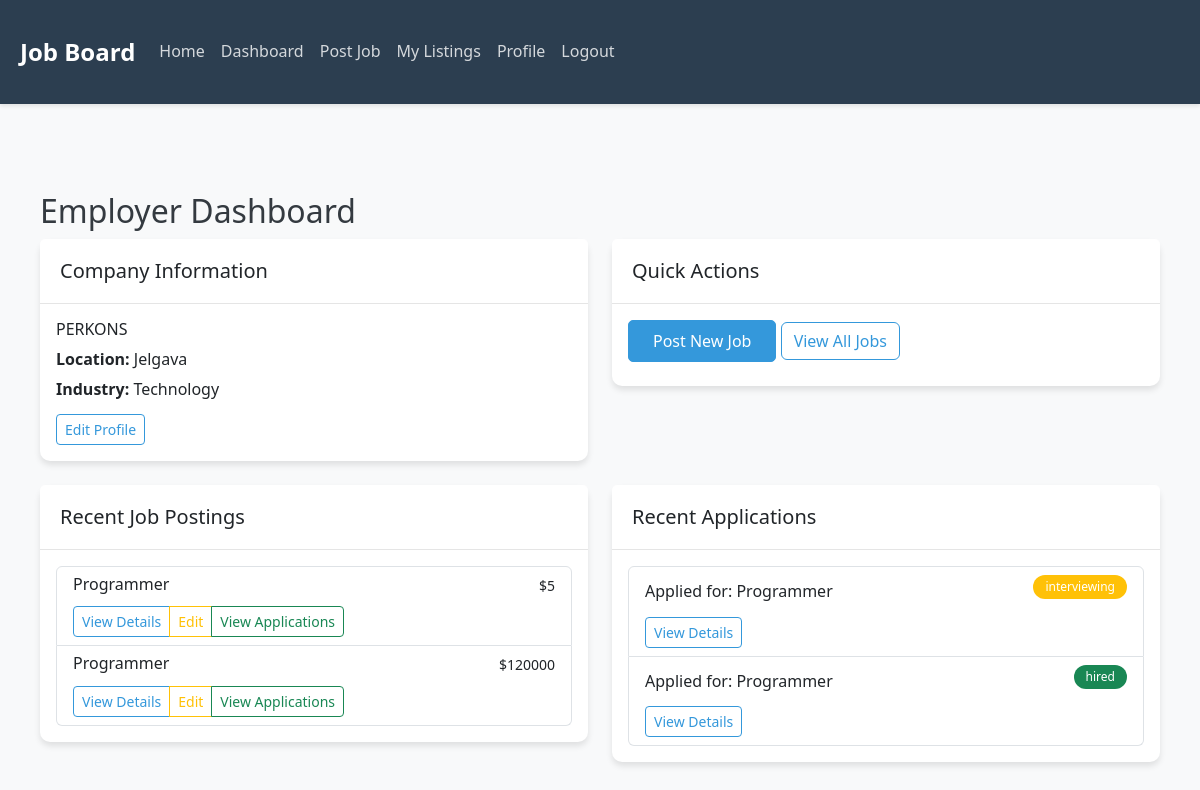
Page /dashboard (signed in) on the committed database.
### tables this page shows
CREATE TABLE company (
                id INTEGER PRIMARY KEY AUTOINCREMENT,
                name TEXT NOT NULL,
                location TEXT NOT NULL,
                industry TEXT NOT NULL,
                owner_id INTEGER NOT NULL,
                FOREIGN KEY (owner_id) REFERENCES user (id)
            );

CREATE TABLE job (
                id INTEGER PRIMARY KEY AUTOINCREMENT,
                title TEXT NOT NULL,
                description TEXT NOT NULL,
                requirements TEXT NOT NULL,
                salary INTEGER NOT NULL,
                company_id INTEGER NOT NULL,
                created_at TIMESTAMP DEFAULT CURRENT_TIMESTAMP,
                FOREIGN KEY (company_id) REFERENCES company (id)
            );

CREATE TABLE application (
                id INTEGER PRIMARY KEY AUTOINCREMENT,
                user_id INTEGER NOT NULL,
                job_id INTEGER NOT NULL,
                status TEXT NOT NULL,
                message TEXT,
                created_at TIMESTAMP DEFAULT CURRENT_TIMESTAMP,
                FOREIGN KEY (user_id) REFERENCES user (id),
                FOREIGN KEY (job_id) REFERENCES job (id)
            );

### app.py (the view)
@app.route('/dashboard')
@login_required
def dashboard():
    if current_user.role == 'job_seeker':
        db = get_db()
        cursor = db.cursor()
        cursor.execute('''
            SELECT j.*, c.name as company_name, c.location as company_location,
                   CASE WHEN a.id IS NOT NULL THEN 1 ELSE 0 END as has_applied
            FROM job j
            JOIN company c ON j.company_id = c.id
            LEFT JOIN application a ON j.id = a.job_id AND a.user_id = ?
            ORDER BY j.id DESC
            LIMIT 5
        ''', (current_user.id,))
        jobs = cursor.fetchall()
        cursor.execute('''
            SELECT a.*, j.title as job_title, c.name as company_name
            FROM application a
            JOIN job j ON a.job_id = j.id
            JOIN company c ON j.company_id = c.id
            WHERE a.user_id = ?
            ORDER BY a.id DESC
            LIMIT 5
        ''', (current_user.id,))
        applications = cursor.fetchall()
        db.close()
        return render_template('job_seeker_dashboard.html', jobs=jobs, applications=applications)
    else:
        db = get_db()
        cursor = db.cursor()
        cursor.execute('SELECT * FROM company WHERE owner_id = ?', (current_user.id,))
        company = cursor.fetchone()
        if not company:
            db.close()
            return render_template('employer_dashboard.html', company=None)
        cursor.execute('''
            SELECT j.*, c.name as company_name
            FROM job j
            JOIN company c ON j.company_id = c.id
            WHERE j.company_id = ?
            ORDER BY j.id DESC
            LIMIT 5
        ''', (company['id'],))
        jobs = cursor.fetchall()
        cursor.execute('''
            SELECT a.*, j.title as job_title, c.name as company_name
            FROM application a
            JOIN job j ON a.job_id = j.id
            JOIN company c ON j.company_id = c.id
            WHERE j.company_id = ?
            ORDER BY a.id DESC
            LIMIT 5
        ''', (company['id'],))
        applications = cursor.fetchall()
        db.close()
        return render_template('employer_dashboard.html', company=company, jobs=jobs, applications=applications)

### app.py (called while the page is built)
def get_db():
    db = sqlite3.connect(DATABASE)
    db.row_factory = sqlite3.Row
    return db

@login_manager.user_loader
def load_user(user_id):
    db = get_db()
    cursor = db.cursor()
    cursor.execute('SELECT * FROM user WHERE id = ?', (user_id,))
    user_data = cursor.fetchone()
    db.close()
    if user_data:
        return User(user_data['id'], user_data['name'], user_data['email'],
                   user_data['password'], user_data['role'])
    return None

### templates/employer_dashboard.html (shortened to what this page needs)
{% extends "base.html" %}
{% block content %}
<div class="container mt-4">
    <h2>Employer Dashboard</h2>
    {% if not company %}
    <div class="alert alert-warning">
        <p>Please set up your company profile to start posting jobs.</p>
        <a href="{{ url_for('company_profile') }}" class="btn btn-primary">Set Up Company Profile</a>
    </div>
    {% else %}
    <div class="row">
        <div class="col-md-6">
            <div class="card mb-4">
                <div class="card-header">
                    <h5 class="card-title mb-0">Company Information</h5>
                </div>
                <div class="card-body">
                    <h6>{{ company['name'] }}</h6>
                    <p class="mb-1"><strong>Location:</strong> {{ company['location'] }}</p>
                    <p class="mb-1"><strong>Industry:</strong> {{ company['industry'] }}</p>
                    <a href="{{ url_for('company_profile') }}" class="btn btn-sm btn-outline-primary mt-2">Edit Profile</a>
                </div>
            </div>
        </div>
        <div class="col-md-6">
            <div class="card mb-4">
                <div class="card-header d-flex justify-content-between align-items-center">
                    <h5 class="card-title mb-0">Quick Actions</h5>
                </div>
                <div class="card-body">
                    <a href="{{ url_for('post_job') }}" class="btn btn-primary mb-2">Post New Job</a>
                    <a href="{{ url_for('my_listings') }}" class="btn btn-outline-primary mb-2">View All Jobs</a>
                </div>
            </div>
        </div>
    </div>
    <div class="row">
        <div class="col-md-6">
            <div class="card mb-4">
                <div class="card-header">
                    <h5 class="card-title mb-0">Recent Job Postings</h5>
                </div>
                <div class="card-body">
                    {% if jobs %}
                    <div class="list-group">
                        {% for job in jobs %}
                        <div class="list-group-item">
                            <div class="d-flex w-100 justify-content-between">
                                <h6 class="mb-1">{{ job['title'] }}</h6>
                                <small>${{ job['salary'] }}</small>
                            </div>
                            <div class="btn-group mt-2">
                                <a href="{{ url_for('job_details', job_id=job['id']) }}" class="btn btn-sm btn-outline-primary">View Details</a>
                                <a href="{{ url_for('edit_job', job_id=job['id']) }}" class="btn btn-sm btn-outline-warning">Edit</a>
                                <a href="{{ url_for('job_applications', job_id=job['id']) }}" class="btn btn-sm btn-outline-success">View Applications</a>
                            </div>
                        </div>
                        {% endfor %}
                    </div>
                    {% else %}
                    <p>No jobs posted yet.</p>
                    {% endif %}
                </div>
            </div>
        </div>
        <div class="col-md-6">
            <div class="card mb-4">
                <div class="card-header">
                    <h5 class="card-title mb-0">Recent Applications</h5>
                </div>
                <div class="card-body">
                    {% if applications %}
                    <div class="list-group">
                        {% for application in applications %}
                        <div class="list-group-item">
                            <div class="d-flex justify-content-between align-items-start">
                                <div class="flex-grow-1">
                                    <p class="mb-1">Applied for: {{ application['job_title'] }}</p>
                                </div>
                                <span class="badge bg-{{ 'success' if application['status'] == 'hired' else 'warning' if application['status'] == 'interviewing' else 'info' }} ms-2">
                                    {{ application['status'] }}
                                </span>
                            </div>
                            <a href="{{ url_for('job_applications', job_id=application['job_id']) }}" class="btn btn-sm btn-outline-primary mt-2">View Details</a>
                        </div>
                        {% endfor %}
                    </div>
                    {% else %}
                    <p>No applications received yet.</p>
                    {% endif %}
                </div>
            </div>
        </div>
    </div>
    {% endif %}
</div>
{% endblock %}

### static/css/styles.css (style rules this page uses)
:root { --primary-color: #2c3e50; --secondary-color: #3498db; --accent-color: #e74c3c; --light-gray: #f8f9fa; --dark-gray: #343a40; --success-color: #2ecc71; --warning-color: #f1c40f; --danger-color: #e74c3c; }
body { font-family: 'Segoe UI', Tahoma, Geneva, Verdana, sans-serif; line-height: 1.6; color: var(--dark-gray); background-color: var(--light-gray); }
.card { border: none; border-radius: 10px; box-shadow: 0 4px 6px rgba(0,0,0,0.1); transition: transform 0.3s ease, box-shadow 0.3s ease; }
.card-header { background-color: white; border-bottom: 1px solid rgba(0,0,0,0.1); padding: 1.25rem; }
.btn-primary { background-color: var(--secondary-color); border-color: var(--secondary-color); padding: 0.5rem 1.5rem; border-radius: 5px; transition: all 0.3s ease; }
.btn-outline-primary { color: var(--secondary-color); border-color: var(--secondary-color); }
.badge { padding: 0.5em 1em; border-radius: 20px; font-weight: 500; }

### templates/base.html (style rules this page uses)
.container { max-width: 1200px; margin: 0 auto; padding: 20px; }

### rows in the picture
company: name "PERKONS", location "Jelgava", industry "Technology"
job: title "Programmer", salary "5"
job: title "Programmer", salary "120000"
application: job_title "Programmer", status "interviewing"
application: job_title "Programmer", status "hired"
